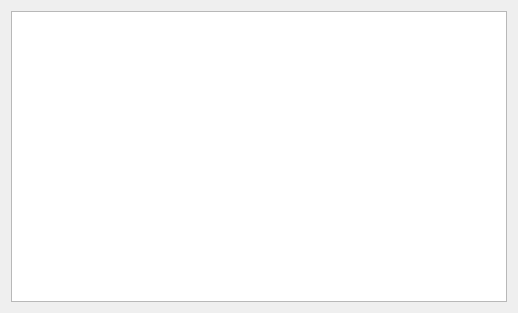
<?xml version="1.0" encoding="UTF-8"?>
<ui version="4.0">
 <class>ItemSimpleModelSelector</class>
 <widget class="QWidget" name="ItemSimpleModelSelector">
  <property name="geometry">
   <rect>
    <x>0</x>
    <y>0</y>
    <width>518</width>
    <height>313</height>
   </rect>
  </property>
  <property name="windowTitle">
   <string>Form</string>
  </property>
  <layout class="QHBoxLayout" name="horizontalLayout">
   <item>
    <widget class="QListView" name="listView">
     <property name="resizeMode">
      <enum>QListView::ResizeMode::Adjust</enum>
     </property>
     <property name="spacing">
      <number>10</number>
     </property>
     <property name="viewMode">
      <enum>QListView::ViewMode::IconMode</enum>
     </property>
    </widget>
   </item>
  </layout>
 </widget>
 <resources/>
 <connections/>
</ui>
